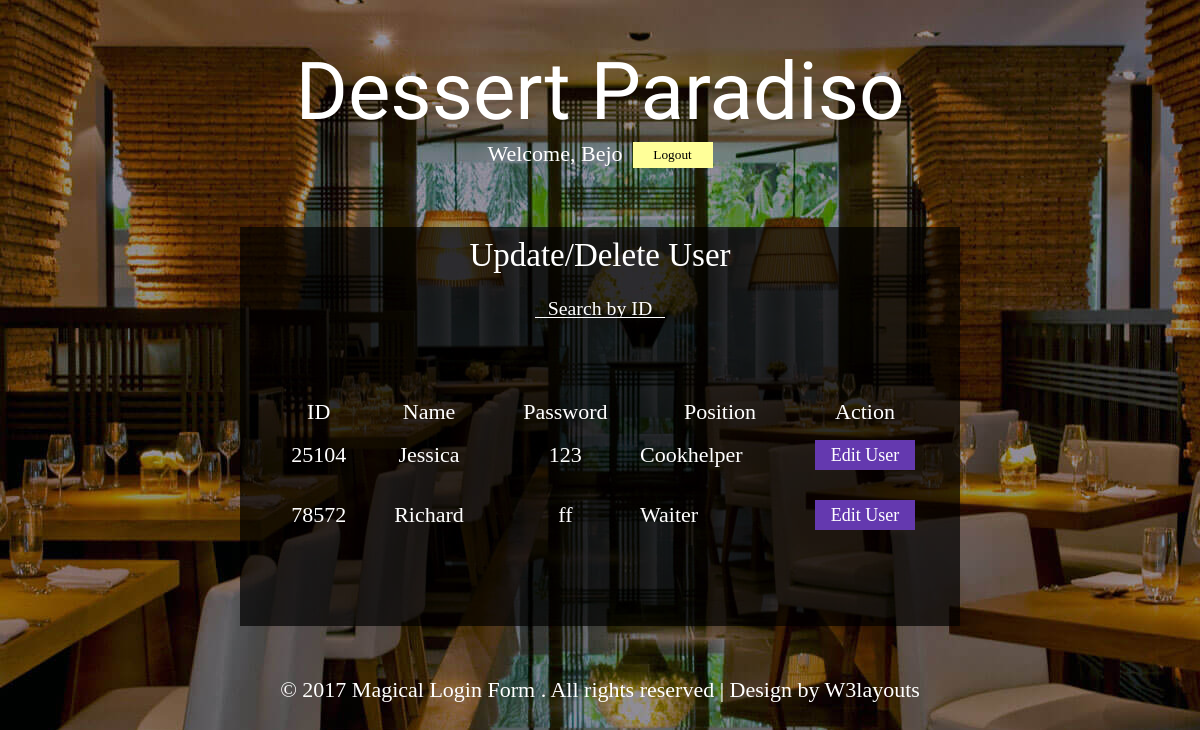
Screenshot of /EmployeeUI/updeluser.php (signed in) with the database file from the repository.
### tables this page shows
CREATE TABLE `ms_pegawai` (
  `id` char(5) NOT NULL,
  `nama` varchar(50) NOT NULL,
  `pw` varchar(50) NOT NULL,
  `jbt` char(1) NOT NULL,
  `status` char(1) NOT NULL
);

### EmployeeUI/updeluser.php (the view, shortened to what this page needs)
<?php
	include '../connect.php';
	$pegawai = $_SESSION['pegawai'];
?>
<!DOCTYPE html>
<html>
	<head>
		<link href="css/style.css" rel="stylesheet" type="text/css" media="all" />
	</head>
	<body>
		<div class="main-w3layouts wrapper">
		<a href="menu.php"><p class="top-title">Dessert Paradiso</p></a>
        <div id="user"><table border="0" style="margin:0px auto;"><tr><td><p style="color:#FFF">Welcome, <?php echo $pegawai->nama; ?></p></td><td><a href="logout.php"><button id="logout">Logout</button></a></td></tr></table></div><p>&nbsp;</p>
			<div class="main-agileinfo">
			  <div class="agileits-top">
              <h2 style="color:#FFF; font-size:1.5em">Update/Delete User</h2>
  				<p>&nbsp; </p>
					<input type="text" id="search" onkeyup="search()" placeholder="Search by ID" style="margin:0px auto 10px; width:18%; height:15px; font-size:0.9em; text-align:center;">
					<p>&nbsp; </p>
				<form action="" method="post">
					<table id="data" class="table table-hover" style="color:#FFF; width:100%">
					<tr>
						<th>ID</th>
						<th>Name</th>
						<th>Password</th>
						<th>Position</th>
						<th>Action</th>
					</tr>
					<?php
						$sql="SELECT * from ms_pegawai where jbt>'1' order by jbt asc";
						$result=$conn->query($sql);
						if($result->num_rows > 0) {
							$count=0;
							while($row=$result->fetch_assoc()){
								$count++;
					?>
					<tr id="row<?php echo $count; ?>">
						<td style="margin:2px" id="id_row<?php echo $count; ?>"><?php echo $row['id']; ?></td>
						<td style="margin:2px" id="name_row<?php echo $count; ?>"><?php echo $row['nama']; ?></td>
						<td style="margin:2px" id="pw_row<?php echo $count; ?>"><?php echo $row['pw']; ?></td>
						<td style="margin:2px; width:160px; text-align:left;" id="jbt_row<?php echo $count; ?>"><?php if($row['jbt']=='2') echo "Cookhelper"; else echo "Waiter" ?></td>
						<td style="margin:2px; width:90px; padding:15px;">
							<input type="button" id="edit_button<?php echo $count; ?>" onclick="edit_row('<?php echo $count; ?>')" value="Edit User" style=" color:#fff; background:#6439af; font-size:18px;border:none; width:100px; height:30px;">
						</td>
					</tr>
					<?php
							}
						}
					?>
					</table>
				</form>
  				<p>&nbsp;</p>
			  </div>
			</div>
			<div class="w3copyright-agile">
				<p>© 2017 Magical Login Form . All rights reserved | Design by <a href="http://w3layouts.com/" target="_blank">W3layouts</a></p>
			</div>
		</div>
	</body>
</html>

### EmployeeUI/css/style.css (style rules this page uses)
html,body,div,span,applet,object,iframe,h1,h2,h3,h4,h5,h6,p,blockquote,pre,a,abbr,acronym,address,big,cite,code,del,dfn,em,img,ins,kbd,q,s,samp,small,strike,strong,sub,sup,tt,var,b,u,i,dl,dt,dd,ol,nav ul,nav li,fieldset,form,label,legend,table,caption,tbody,tfoot,thead,tr,th,td,article,aside,canvas,details,embed,figure,figcaption,footer,header,hgroup,menu,nav,output,ruby,section,summary,time,mark,audio,video { margin:0;padding:0;border:0;font-size:30px;font:inherit;vertical-align:baseline;font-family:tw cen mt; }
table { border-collapse:collapse;border-spacing:0; }
a { text-decoration:none; }
td { vertical-align:middle; }
body { font-family: tw cen mt; background: #673AB7; font-size:22px; margin-top: -21px; padding: 0; min-width: 100%; height: 100%; background: url('../images/steak.jpg') no-repeat center center; text-align: center; background-attachment: fixed; }
#user { text-align:center !important }
#logout { cursor:pointer; background-color:#ffff99; margin-left:10px; width:80px; border:none; padding:5px 5px; font-family:tw cen mt; }
.top-title { color: white; font-family: 'Playball', cursive; font-size: 80px; font-weight: 400; text-align: center; }
.main-w3layouts { padding: 3em 0 0; }
.main-agileinfo { width: 60%; margin: 1.5em auto; background: rgba(0, 0, 0, 0.69); background-size: cover; }
.agileits-top { padding: 10px; }
form { margin:25px 0; padding:20px; }
input[type="text"],input[type="password"] { font-size: 18px; font-family:tw cen mt; color: #fff; font-weight:100; margin: 20px 0 0; width: 98%; display: block; border: none; border-bottom: solid 1px #fff; -webkit-transition: all 0.3s cubic-bezier(0.64, 0.09, 0.08, 1); transition: all 0.3s cubic-bezier(0.64, 0.09, 0.08, 1); background: -webkit-linear-gradient(top, rgba(255, 255, 255, 0) 96%, #fff 4%); background: linear-gradient(to bottom, rgba(255, 255, 255, 0) 96%, #fff 4%); background-position: -800px 0; background-size: 100%; background-repeat: no-repeat; color: #fff; }
input[type="button"], button { font-family:tw cen mt; cursor:pointer; }
.agileits-top p { font-size: 1em; color: #fff; text-align: center; letter-spacing: 1px; }
.w3copyright-agile { margin: 2em 0 1em; text-align: center; }
.w3copyright-agile p { font-size: 1em; color: #fff; line-height:1.8em; }
.w3copyright-agile p a { color: #fff; }
.wrapper { position: relative; overflow: hidden; }
@media (max-width:1280px) { .main-agileinfo { width: 60%; } }

### rows the page displays
ms_pegawai: id "25104", nama "Jessica", pw "123", jbt "Cookhelper"
ms_pegawai: id "78572", nama "Richard", pw "ff", jbt "Waiter"

### other values shown
$pegawai->nama "Bejo"
